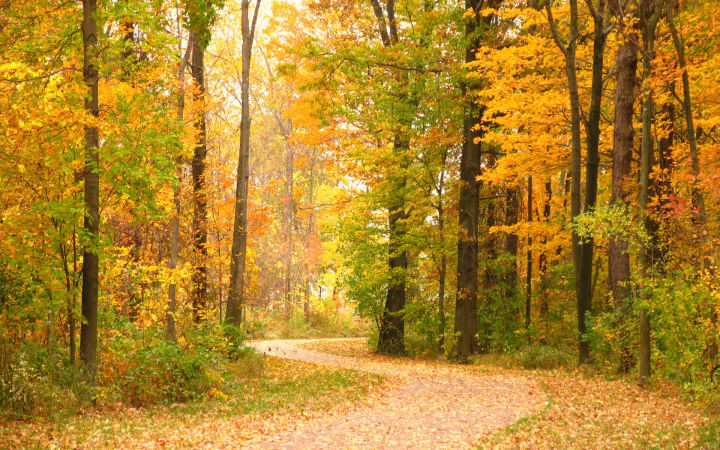
#> input picture picture/test3.jpg, 720 x 450 px
$ python picture8.py
#> lines starting #> are read from the running program, lines starting #| are printed output that depends on the picture; after the words box and inside, x2 and y2 are one past the last pixel; in counts of white or black regions, pixels touching at a corner belong together
import cv2
import numpy as np

def threshBar(x):
	pass

img = cv2.imread('test3.jpg')
#> img is the input picture: shape (450, 720, 3); mean B, G, R 41.6, 132.4, 174.4
grayImg = cv2.cvtColor(img, cv2.COLOR_BGR2GRAY)
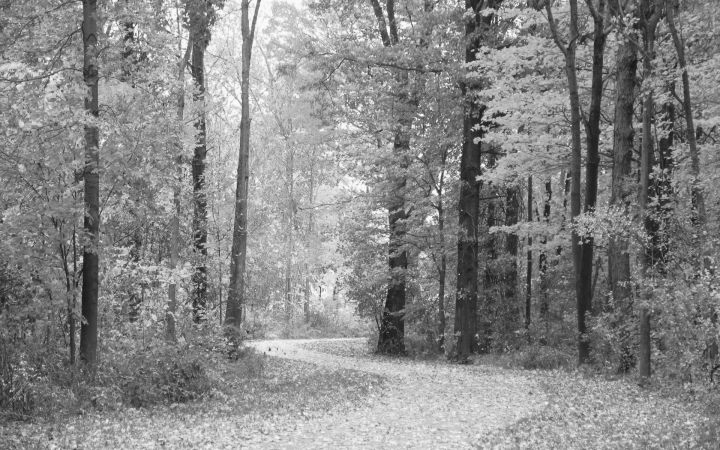
#> grayImg: shape (450, 720); min 13, max 255, mean 134.6
shape = grayImg.shape
#> shape = (450, 720)

cv2.namedWindow('thresh window', cv2.WINDOW_NORMAL)
cv2.namedWindow('adaptiveThresh window', cv2.WINDOW_NORMAL)
cv2.namedWindow('bgr thresh window', cv2.WINDOW_NORMAL)

cv2.resizeWindow('thresh window', shape[1], shape[0])
cv2.resizeWindow('adaptiveThresh window', shape[1], shape[0])
cv2.resizeWindow('bgr thresh window', shape[1], shape[0])

ret, threshImg = cv2.threshold(grayImg, 122, 255, cv2.THRESH_BINARY)
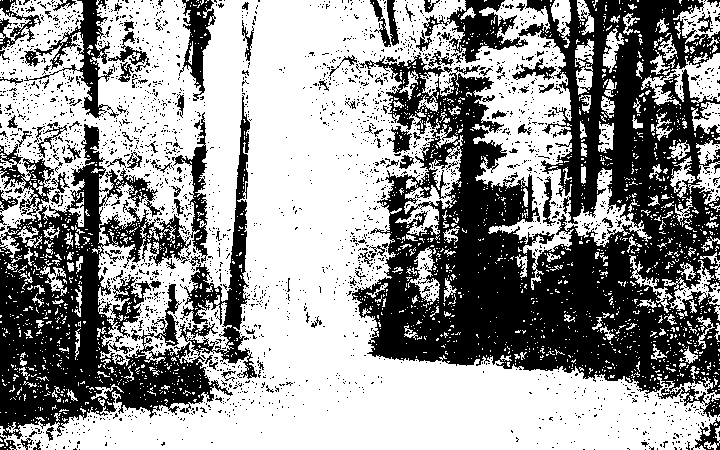
#> threshImg: shape (450, 720); 58.5% white; 2538 black regions (2406 under 20 px), largest, box (x1, y1, x2, y2) and area: (352, 0, 720, 418) 76797, (0, 95, 257, 439) 33242, (24, 0, 119, 118) 2557
ret, bgrThreshImg = cv2.threshold(img, 122, 255, cv2.THRESH_BINARY)
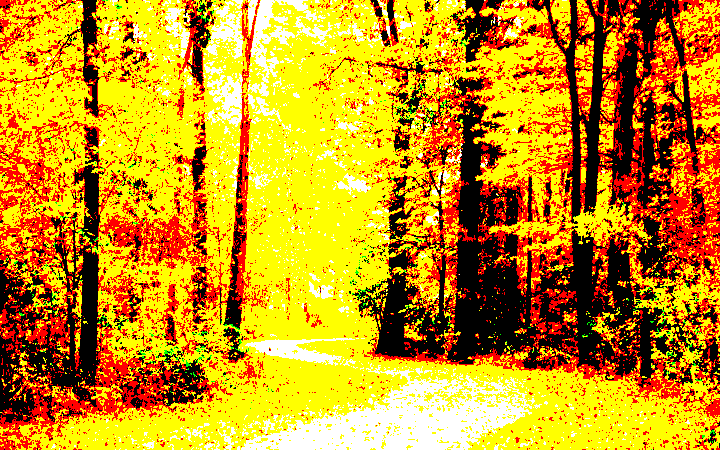
#> bgrThreshImg: shape (450, 720, 3); mean B, G, R 19.6, 147.6, 200.3
adaptiveThreshImg = cv2.adaptiveThreshold(grayImg, 255, cv2.ADAPTIVE_THRESH_GAUSSIAN_C, cv2.THRESH_BINARY, 49, 0)
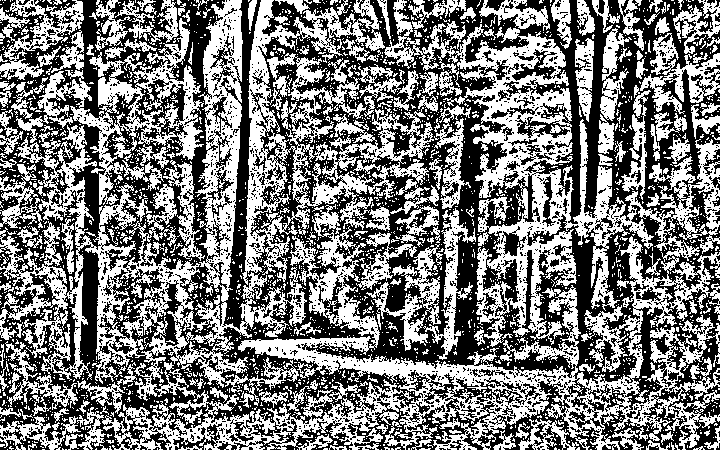
#> adaptiveThreshImg: shape (450, 720); 48.3% white; 2453 white regions (2257 under 20 px), largest, box (x1, y1, x2, y2) and area: (102, 204, 720, 450) 32984, (0, 0, 307, 410) 27644, (384, 0, 720, 347) 24267
cv2.imshow('adaptiveThresh window', adaptiveThreshImg)
cv2.imshow('thresh window', threshImg)
cv2.imshow('bgr thresh window', bgrThreshImg)

cv2.waitKey()
cv2.destroyAllWindows()

$ run again, with picture/test1.jpg copied over picture/test3.jpg
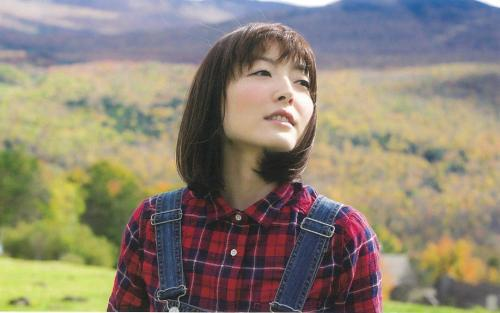
#> input picture picture/test1.jpg, 500 x 313 px
#> img is the input picture: shape (313, 500, 3); mean B, G, R 115.9, 131.7, 140.8
#> `ret, threshImg = cv2.threshold(grayImg, 122, 255, cv2.THRESH_BINARY)`:
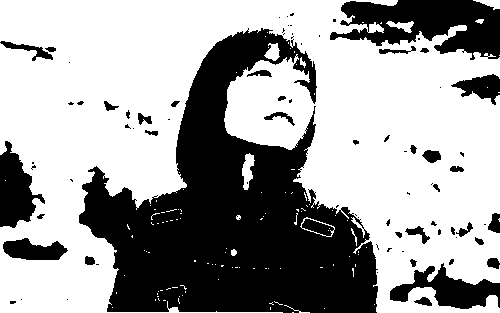
#> threshImg: shape (313, 500); 62.9% white; 81 black regions (46 under 20 px), largest, box (x1, y1, x2, y2) and area: (79, 28, 378, 313) 43102, (330, 0, 500, 60) 6180, (390, 263, 500, 309) 2284
#> `adaptiveThreshImg = cv2.adaptiveThreshold(grayImg, 255, cv2.ADAPTIVE_T..`:
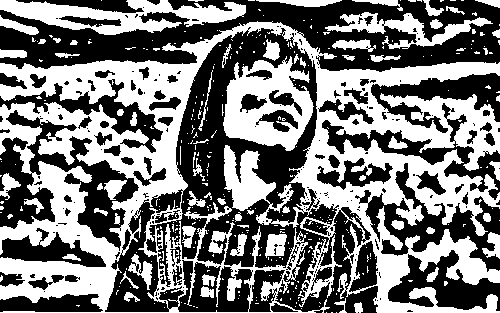
#> adaptiveThreshImg: shape (313, 500); 47% white; 364 white regions (299 under 20 px), largest, box (x1, y1, x2, y2) and area: (0, 21, 500, 313) 54875, (223, 56, 314, 151) 4871, (0, 0, 246, 35) 4202

$ run again, with picture/test2.jpg copied over picture/test3.jpg
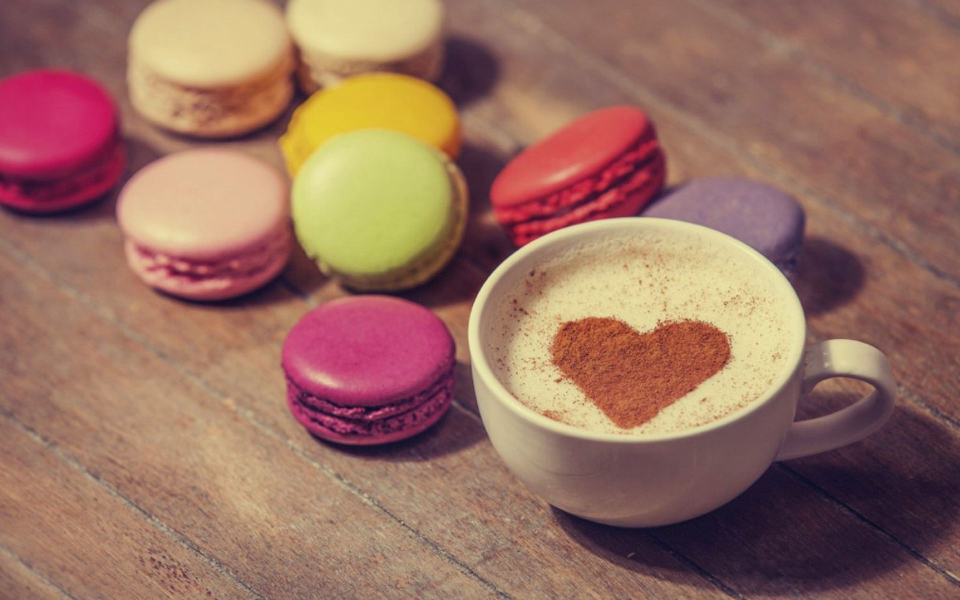
#> input picture picture/test2.jpg, 1920 x 1200 px (shown at 1/2 size)
#> img is the input picture: shape (1200, 1920, 3); mean B, G, R 97.1, 111.9, 153.2
#> `ret, threshImg = cv2.threshold(grayImg, 122, 255, cv2.THRESH_BINARY)`:
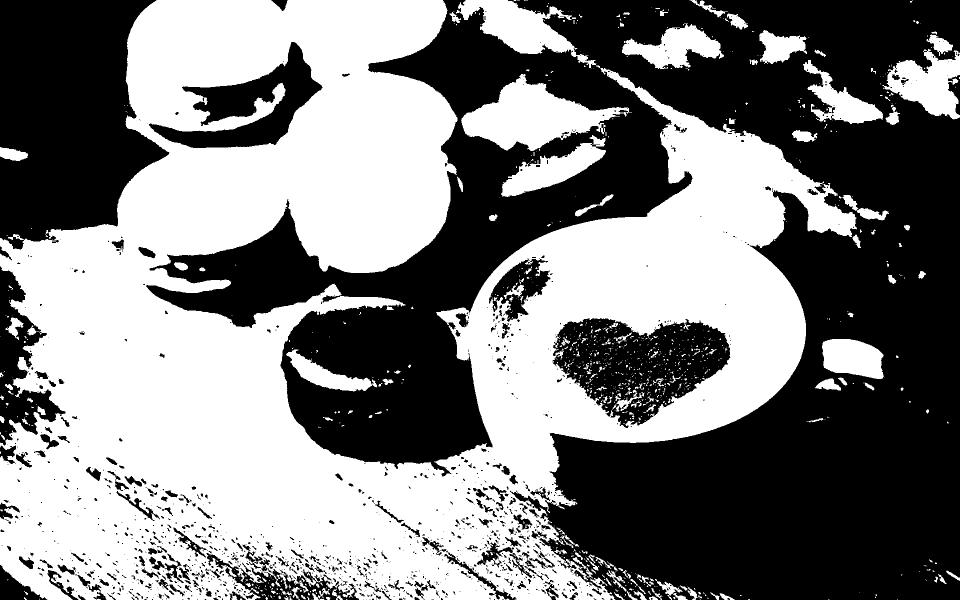
#> threshImg: shape (1200, 1920) (shown at 1/2 size); 49.6% white; 1072 white regions (886 under 20 px), largest, box (x1, y1, x2, y2) and area: (0, 0, 1714, 1200) 1022839, (922, 148, 1264, 302) 24330, (912, 0, 1193, 136) 14319
#> `adaptiveThreshImg = cv2.adaptiveThreshold(grayImg, 255, cv2.ADAPTIVE_T..`:
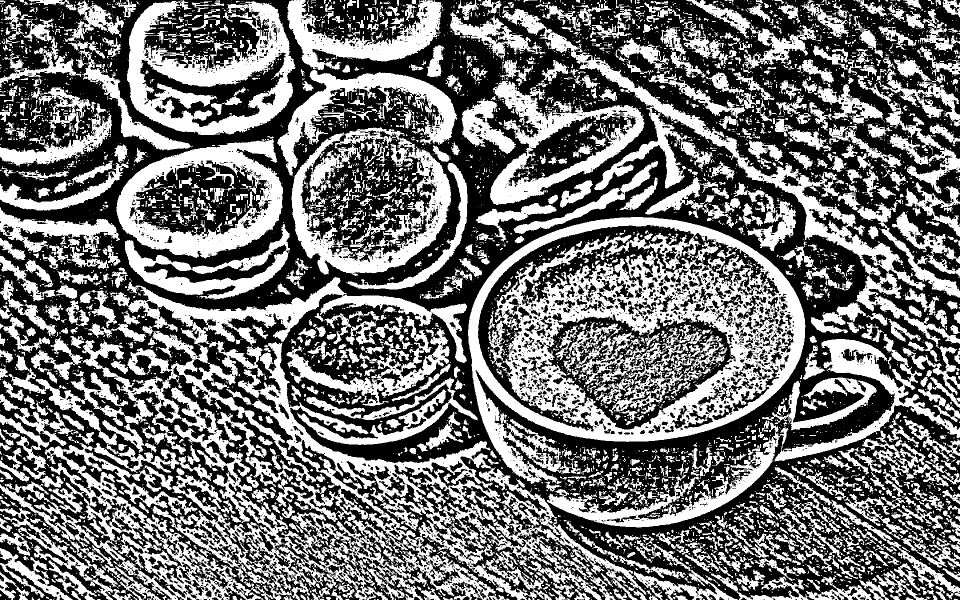
#> adaptiveThreshImg: shape (1200, 1920) (shown at 1/2 size); 44.9% white; 6002 white regions (4656 under 20 px), largest, box (x1, y1, x2, y2) and area: (0, 554, 1476, 1200) 206557, (936, 434, 1611, 968) 140241, (254, 0, 592, 270) 38948

$ run again, with picture/test4.jpg copied over picture/test3.jpg
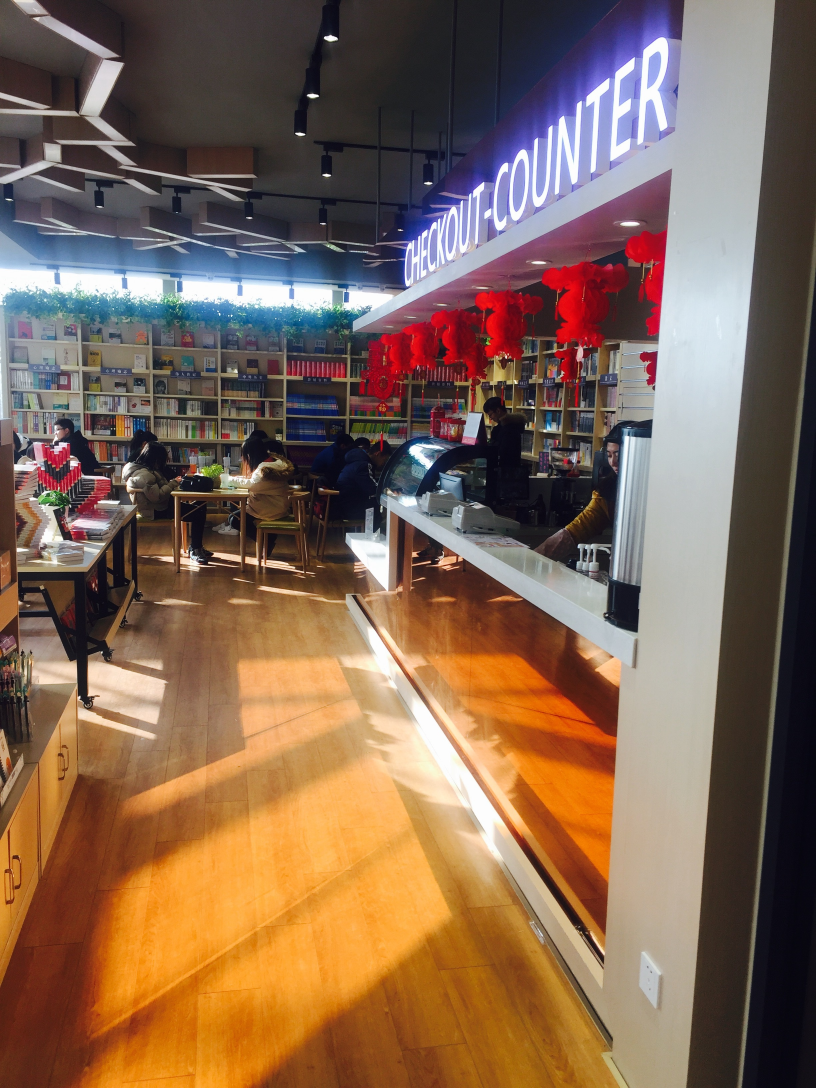
#> input picture picture/test4.jpg, 2448 x 3264 px (shown at 1/3 size)
#> img is the input picture: shape (3264, 2448, 3); mean B, G, R 83.7, 102.4, 130.1
#> `ret, threshImg = cv2.threshold(grayImg, 122, 255, cv2.THRESH_BINARY)`:
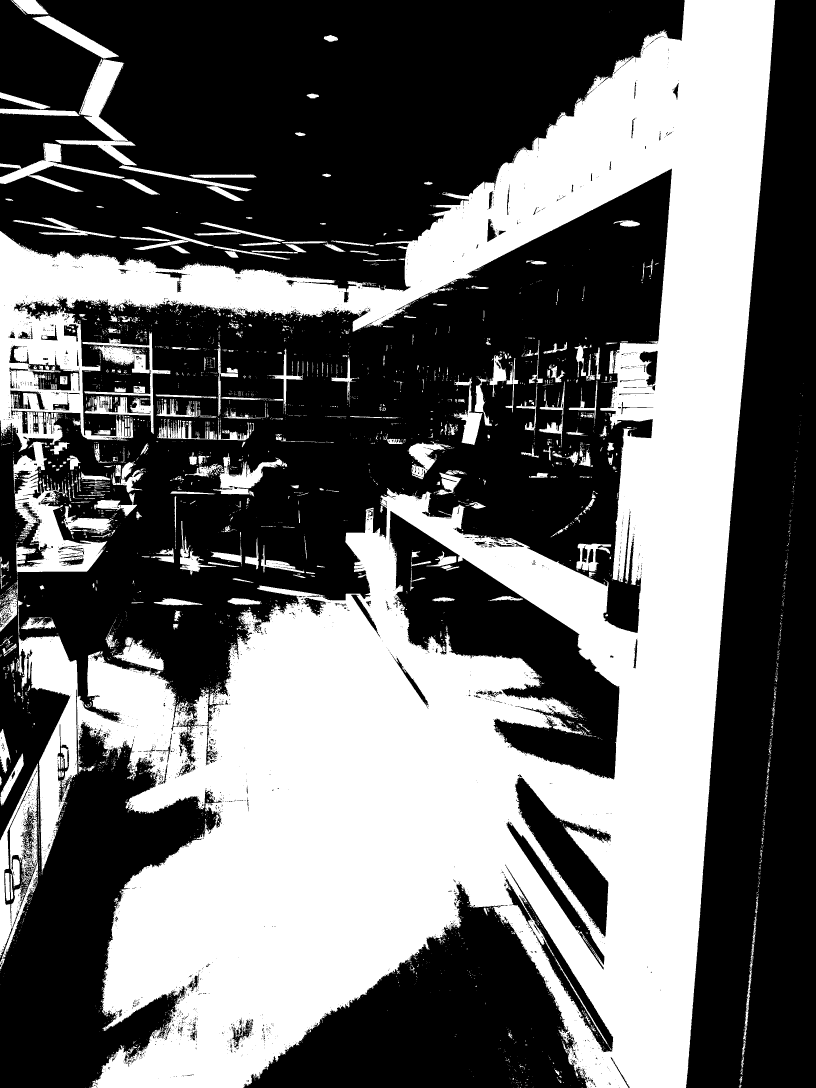
#> threshImg: shape (3264, 2448) (shown at 1/3 size); 41.7% white; 5143 white regions (4538 under 20 px), largest, box (x1, y1, x2, y2) and area: (0, 0, 2326, 3264) 3007216, (44, 1423, 322, 1726) 31811, (0, 2291, 116, 2907) 28968
#> `adaptiveThreshImg = cv2.adaptiveThreshold(grayImg, 255, cv2.ADAPTIVE_T..`:
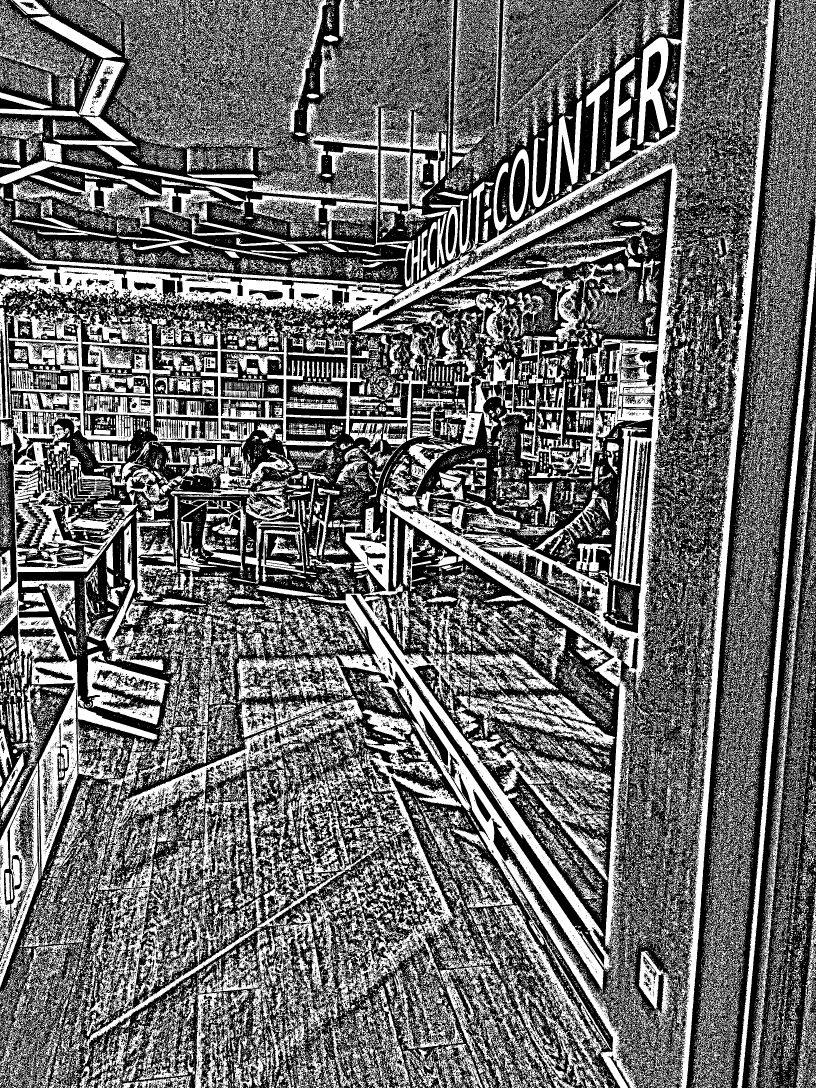
#> adaptiveThreshImg: shape (3264, 2448) (shown at 1/3 size); 42.1% white; 68057 white regions (58429 under 20 px), largest, box (x1, y1, x2, y2) and area: (0, 0, 2086, 2939) 344786, (922, 1780, 1911, 3264) 135492, (18, 921, 1107, 1389) 111059
